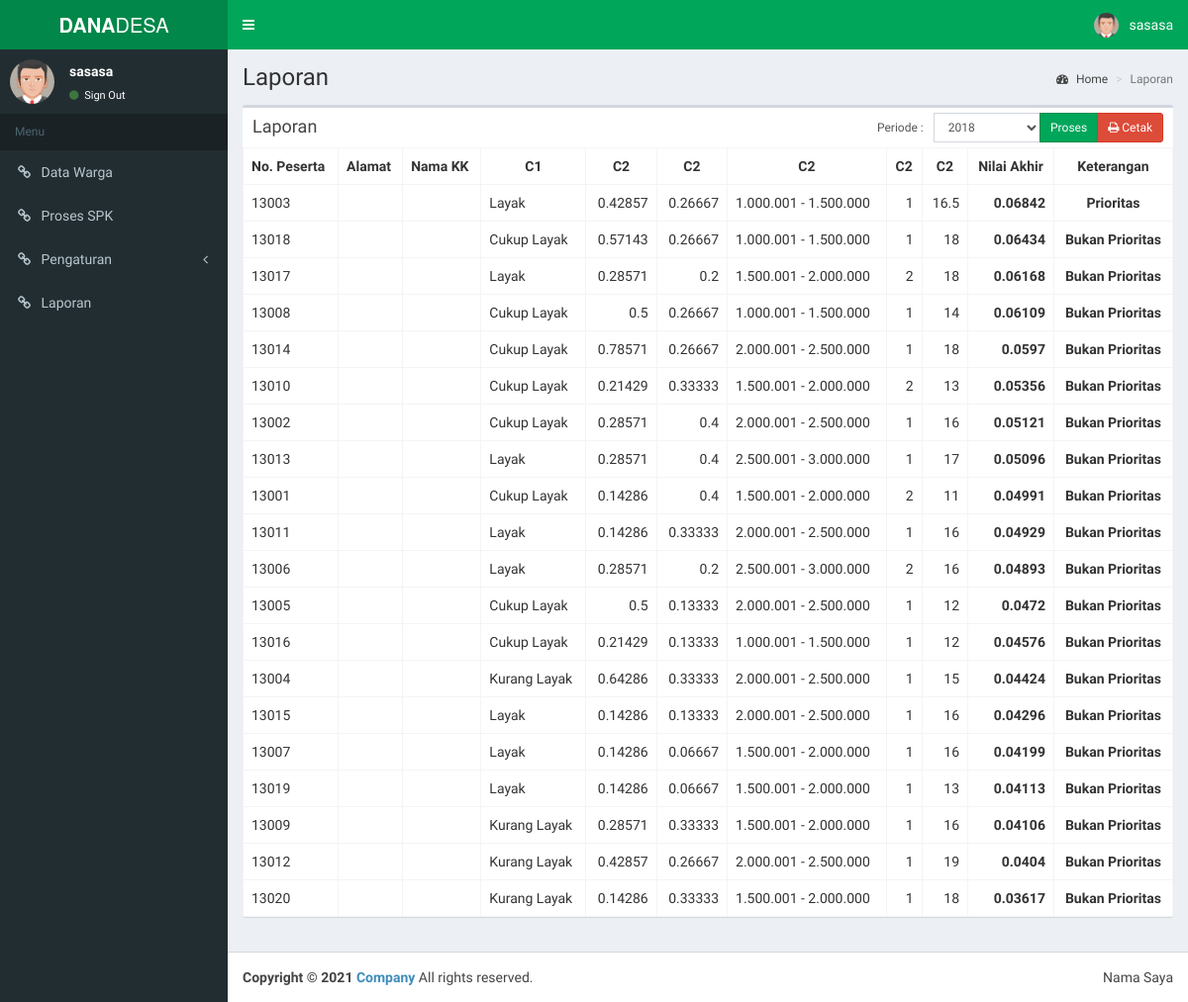
Page /pages/laporan/index.php?id_periode=3 (signed in) on the committed database.
### tables this page shows
CREATE TABLE `hasil_spk`  (
  `no_peserta` varchar(10) NOT NULL,
  `id_periode` int(2) NOT NULL,
  `nilai_hasil` double NULL DEFAULT NULL,
  `ket` varchar(255) NULL DEFAULT NULL,
  PRIMARY KEY (`no_peserta`, `id_periode`) USING BTREE,
  INDEX `FK_hasil_pkh`(`id_periode`) USING BTREE,
  INDEX `FK_hasil_pkh1`(`no_peserta`) USING BTREE,
  CONSTRAINT `FK_hasil_pkh1` FOREIGN KEY (`no_peserta`) REFERENCES `data_warga` (`no_peserta`) ON DELETE RESTRICT ON UPDATE RESTRICT
);

CREATE TABLE `data_warga`  (
  `no_peserta` varchar(10) NOT NULL,
  `id_periode` int(2) NULL DEFAULT NULL,
  `alamat` text NULL,
  `desa` varchar(30) NULL DEFAULT NULL,
  `nama_kk` varchar(30) NULL DEFAULT NULL,
  `nilai_fisik_rumah` double NULL DEFAULT NULL,
  `nilai_kesehatan` double NULL DEFAULT NULL,
  `nilai_pendidikan` double NULL DEFAULT NULL,
  `nilai_penghasilan` double NULL DEFAULT NULL,
  `nilai_jumlah_kk` double NULL DEFAULT NULL,
  `nilai_kondisi_alam` double NULL DEFAULT NULL,
  PRIMARY KEY (`no_peserta`) USING BTREE,
  INDEX `FK_data_warga`(`id_periode`) USING BTREE,
  CONSTRAINT `FK_data_warga` FOREIGN KEY (`id_periode`) REFERENCES `periode` (`id_periode`) ON DELETE RESTRICT ON UPDATE RESTRICT
);

### pages/laporan/index.php (the view, shortened to what this page needs)
<?php
  include '../../config/config.php';
?>
<div class="content-wrapper">
  <section class="content-header">
    <h1>
      Laporan
    </h1>
    <ol class="breadcrumb">
      <li><a href="<?php echo BASE_URL ?>"><i class="fa fa-dashboard"></i> Home</a></li>
      <li class="active">Laporan</li>
    </ol>
  </section>
  <section class="content">
    <div class="row">
      <div class="col-xs-12">
        <div class="box">
          <div class="box-header screen">
            <h3 class="box-title">Laporan</h3>
            <div class="box-tools">
              <form method="GET" action="index.php">
              <div class="input-group input-group-sm" style="width: 300px;">
                <div class="input-group-addon" style="border-color: transparent;">
                  Periode :
                </div>
                <select class="form-control" name="id_periode" id="id_periode" required>
                  <?php
                    $q = query("SELECT * FROM Periode order by tahun asc");
                    while ($row1 = fetch_array($q)) :
                      $sel = $row1['id_periode']==$_GET['id_periode']?"selected":"";
                  ?>
                  <option value="<?php echo $row1['id_periode'] ?>" <?php echo $sel ?>><?php echo $row1['tahun'] ?></option>
                  <?php endwhile ?>
                </select>
                <div class="input-group-btn">
                  <button type="submit" class="btn btn-success">Proses</button>
                  <button type="button" onclick="window.print();" class="btn btn-danger" <?php echo isset($_GET['id_periode'])?"":"disabled"; ?>><i class="fa fa-print"></i> Cetak</button>
                </div>
              </div>
              </form>
            </div>
          </div>
          <div class="box-body table-responsive no-padding">
            <table class="table table-bordered table-hover">
              <tbody>
                <tr>
                <th nowrap>No. Peserta</th>
                <th nowrap>Alamat</th>
                <th nowrap>Nama KK</th>
                <th nowrap class="text-center">C1</th>
                <th nowrap class="text-center">C2</th>
                <th nowrap class="text-center">C2</th>
                <th nowrap class="text-center">C2</th>
                <th nowrap class="text-center">C2</th>
                <th nowrap class="text-center">C2</th>
                <th nowrap class="text-center">Nilai Akhir</th>
                <th nowrap class="text-center">Keterangan</th>
              </tr>
              <?php
                  $key = isset($_GET['id_periode'])?$_GET['id_periode']:"";
                  $q = query("SELECT * FROM hasil_spk a
                      LEFT JOIN periode b ON a.id_periode=b.id_periode
                      LEFT JOIN data_warga c ON a.no_peserta=c.no_peserta AND a.id_periode=c.id_periode
                      WHERE a.id_periode='$key'
                      ORDER BY a.nilai_hasil DESC");
                  while ($row = fetch_array($q)) :
               ?>
              <tr>
                <td><?php echo $row['no_peserta'] ?></td>
                <td><?php echo $row['alamat'] ?></td>
                <td><?php echo $row['nama_kk'] ?></td>
                <td class="text-left"><?php echo fisik_rumah($row['nilai_fisik_rumah']) ?></td>
                <td class="text-right"><?php echo round($row['nilai_kesehatan'],5) ?></td>
                <td class="text-right"><?php echo round($row['nilai_pendidikan'],5) ?></td>
                <td class="text-left"><?php echo penghasilan($row['nilai_penghasilan']) ?></td>
                <td class="text-right"><?php echo round($row['nilai_jumlah_kk'],5) ?></td>
                <td class="text-right"><?php echo round($row['nilai_kondisi_alam'],5) ?></td>
                <td class="text-right"><strong><?php echo round($row['nilai_hasil'],5) ?></strong></td>
                <td class="text-center"><strong><?php echo $row['ket'] ?></strong></td>
              </tr>
              <?php endwhile;
              ?>
            </tbody></table>
          </div>
        </div>
      </div>
    </div>
  </section>
</div>

### pages/laporan/index.php (style rules this page uses)
@media screen { .screen { display: block; } }

### rows in the picture
hasil_spk: no_peserta.no_peserta "13003", no_peserta.nilai_fisik_rumah "Layak", no_peserta.nilai_kesehatan "0.42857", no_peserta.nilai_pendidikan "0.26667", no_peserta.nilai_penghasilan "1.000.001 - 1.500.000", no_peserta.nilai_jumlah_kk "1", no_peserta.nilai_kondisi_alam "16.5", nilai_hasil "0.06842", ket "Prioritas"
hasil_spk: no_peserta.no_peserta "13018", no_peserta.nilai_fisik_rumah "Cukup Layak", no_peserta.nilai_kesehatan "0.57143", no_peserta.nilai_pendidikan "0.26667", no_peserta.nilai_penghasilan "1.000.001 - 1.500.000", no_peserta.nilai_jumlah_kk "1", no_peserta.nilai_kondisi_alam "18", nilai_hasil "0.06434", ket "Bukan Prioritas"
hasil_spk: no_peserta.no_peserta "13017", no_peserta.nilai_fisik_rumah "Layak", no_peserta.nilai_kesehatan "0.28571", no_peserta.nilai_pendidikan "0.2", no_peserta.nilai_penghasilan "1.500.001 - 2.000.000", no_peserta.nilai_jumlah_kk "2", no_peserta.nilai_kondisi_alam "18", nilai_hasil "0.06168", ket "Bukan Prioritas"
hasil_spk: no_peserta.no_peserta "13008", no_peserta.nilai_fisik_rumah "Cukup Layak", no_peserta.nilai_kesehatan "0.5", no_peserta.nilai_pendidikan "0.26667", no_peserta.nilai_penghasilan "1.000.001 - 1.500.000", no_peserta.nilai_jumlah_kk "1", no_peserta.nilai_kondisi_alam "14", nilai_hasil "0.06109", ket "Bukan Prioritas"
hasil_spk: no_peserta.no_peserta "13014", no_peserta.nilai_fisik_rumah "Cukup Layak", no_peserta.nilai_kesehatan "0.78571", no_peserta.nilai_pendidikan "0.26667", no_peserta.nilai_penghasilan "2.000.001 - 2.500.000", no_peserta.nilai_jumlah_kk "1", no_peserta.nilai_kondisi_alam "18", nilai_hasil "0.0597", ket "Bukan Prioritas"
hasil_spk: no_peserta.no_peserta "13010", no_peserta.nilai_fisik_rumah "Cukup Layak", no_peserta.nilai_kesehatan "0.21429", no_peserta.nilai_pendidikan "0.33333", no_peserta.nilai_penghasilan "1.500.001 - 2.000.000", no_peserta.nilai_jumlah_kk "2", no_peserta.nilai_kondisi_alam "13", nilai_hasil "0.05356", ket "Bukan Prioritas"
hasil_spk: no_peserta.no_peserta "13002", no_peserta.nilai_fisik_rumah "Cukup Layak", no_peserta.nilai_kesehatan "0.28571", no_peserta.nilai_pendidikan "0.4", no_peserta.nilai_penghasilan "2.000.001 - 2.500.000", no_peserta.nilai_jumlah_kk "1", no_peserta.nilai_kondisi_alam "16", nilai_hasil "0.05121", ket "Bukan Prioritas"
hasil_spk: no_peserta.no_peserta "13013", no_peserta.nilai_fisik_rumah "Layak", no_peserta.nilai_kesehatan "0.28571", no_peserta.nilai_pendidikan "0.4", no_peserta.nilai_penghasilan "2.500.001 - 3.000.000", no_peserta.nilai_jumlah_kk "1", no_peserta.nilai_kondisi_alam "17", nilai_hasil "0.05096", ket "Bukan Prioritas"
hasil_spk: no_peserta.no_peserta "13001", no_peserta.nilai_fisik_rumah "Cukup Layak", no_peserta.nilai_kesehatan "0.14286", no_peserta.nilai_pendidikan "0.4", no_peserta.nilai_penghasilan "1.500.001 - 2.000.000", no_peserta.nilai_jumlah_kk "2", no_peserta.nilai_kondisi_alam "11", nilai_hasil "0.04991", ket "Bukan Prioritas"
hasil_spk: no_peserta.no_peserta "13011", no_peserta.nilai_fisik_rumah "Layak", no_peserta.nilai_kesehatan "0.14286", no_peserta.nilai_pendidikan "0.33333", no_peserta.nilai_penghasilan "2.000.001 - 2.500.000", no_peserta.nilai_jumlah_kk "1", no_peserta.nilai_kondisi_alam "16", nilai_hasil "0.04929", ket "Bukan Prioritas"
hasil_spk: no_peserta.no_peserta "13006", no_peserta.nilai_fisik_rumah "Layak", no_peserta.nilai_kesehatan "0.28571", no_peserta.nilai_pendidikan "0.2", no_peserta.nilai_penghasilan "2.500.001 - 3.000.000", no_peserta.nilai_jumlah_kk "2", no_peserta.nilai_kondisi_alam "16", nilai_hasil "0.04893", ket "Bukan Prioritas"
hasil_spk: no_peserta.no_peserta "13005", no_peserta.nilai_fisik_rumah "Cukup Layak", no_peserta.nilai_kesehatan "0.5", no_peserta.nilai_pendidikan "0.13333", no_peserta.nilai_penghasilan "2.000.001 - 2.500.000", no_peserta.nilai_jumlah_kk "1", no_peserta.nilai_kondisi_alam "12", nilai_hasil "0.0472", ket "Bukan Prioritas"
hasil_spk: no_peserta.no_peserta "13016", no_peserta.nilai_fisik_rumah "Cukup Layak", no_peserta.nilai_kesehatan "0.21429", no_peserta.nilai_pendidikan "0.13333", no_peserta.nilai_penghasilan "1.000.001 - 1.500.000", no_peserta.nilai_jumlah_kk "1", no_peserta.nilai_kondisi_alam "12", nilai_hasil "0.04576", ket "Bukan Prioritas"
hasil_spk: no_peserta.no_peserta "13004", no_peserta.nilai_fisik_rumah "Kurang Layak", no_peserta.nilai_kesehatan "0.64286", no_peserta.nilai_pendidikan "0.33333", no_peserta.nilai_penghasilan "2.000.001 - 2.500.000", no_peserta.nilai_jumlah_kk "1", no_peserta.nilai_kondisi_alam "15", nilai_hasil "0.04424", ket "Bukan Prioritas"
hasil_spk: no_peserta.no_peserta "13015", no_peserta.nilai_fisik_rumah "Layak", no_peserta.nilai_kesehatan "0.14286", no_peserta.nilai_pendidikan "0.13333", no_peserta.nilai_penghasilan "2.000.001 - 2.500.000", no_peserta.nilai_jumlah_kk "1", no_peserta.nilai_kondisi_alam "16", nilai_hasil "0.04296", ket "Bukan Prioritas"
hasil_spk: no_peserta.no_peserta "13007", no_peserta.nilai_fisik_rumah "Layak", no_peserta.nilai_kesehatan "0.14286", no_peserta.nilai_pendidikan "0.06667", no_peserta.nilai_penghasilan "1.500.001 - 2.000.000", no_peserta.nilai_jumlah_kk "1", no_peserta.nilai_kondisi_alam "16", nilai_hasil "0.04199", ket "Bukan Prioritas"
hasil_spk: no_peserta.no_peserta "13019", no_peserta.nilai_fisik_rumah "Layak", no_peserta.nilai_kesehatan "0.14286", no_peserta.nilai_pendidikan "0.06667", no_peserta.nilai_penghasilan "1.500.001 - 2.000.000", no_peserta.nilai_jumlah_kk "1", no_peserta.nilai_kondisi_alam "13", nilai_hasil "0.04113", ket "Bukan Prioritas"
hasil_spk: no_peserta.no_peserta "13009", no_peserta.nilai_fisik_rumah "Kurang Layak", no_peserta.nilai_kesehatan "0.28571", no_peserta.nilai_pendidikan "0.33333", no_peserta.nilai_penghasilan "1.500.001 - 2.000.000", no_peserta.nilai_jumlah_kk "1", no_peserta.nilai_kondisi_alam "16", nilai_hasil "0.04106", ket "Bukan Prioritas"
hasil_spk: no_peserta.no_peserta "13012", no_peserta.nilai_fisik_rumah "Kurang Layak", no_peserta.nilai_kesehatan "0.42857", no_peserta.nilai_pendidikan "0.26667", no_peserta.nilai_penghasilan "2.000.001 - 2.500.000", no_peserta.nilai_jumlah_kk "1", no_peserta.nilai_kondisi_alam "19", nilai_hasil "0.0404", ket "Bukan Prioritas"
hasil_spk: no_peserta.no_peserta "13020", no_peserta.nilai_fisik_rumah "Kurang Layak", no_peserta.nilai_kesehatan "0.14286", no_peserta.nilai_pendidikan "0.33333", no_peserta.nilai_penghasilan "1.500.001 - 2.000.000", no_peserta.nilai_jumlah_kk "1", no_peserta.nilai_kondisi_alam "18", nilai_hasil "0.03617", ket "Bukan Prioritas"

### other values in the picture
$_SESSION["nama"] "sasasa"
form field id_periode "2018"
